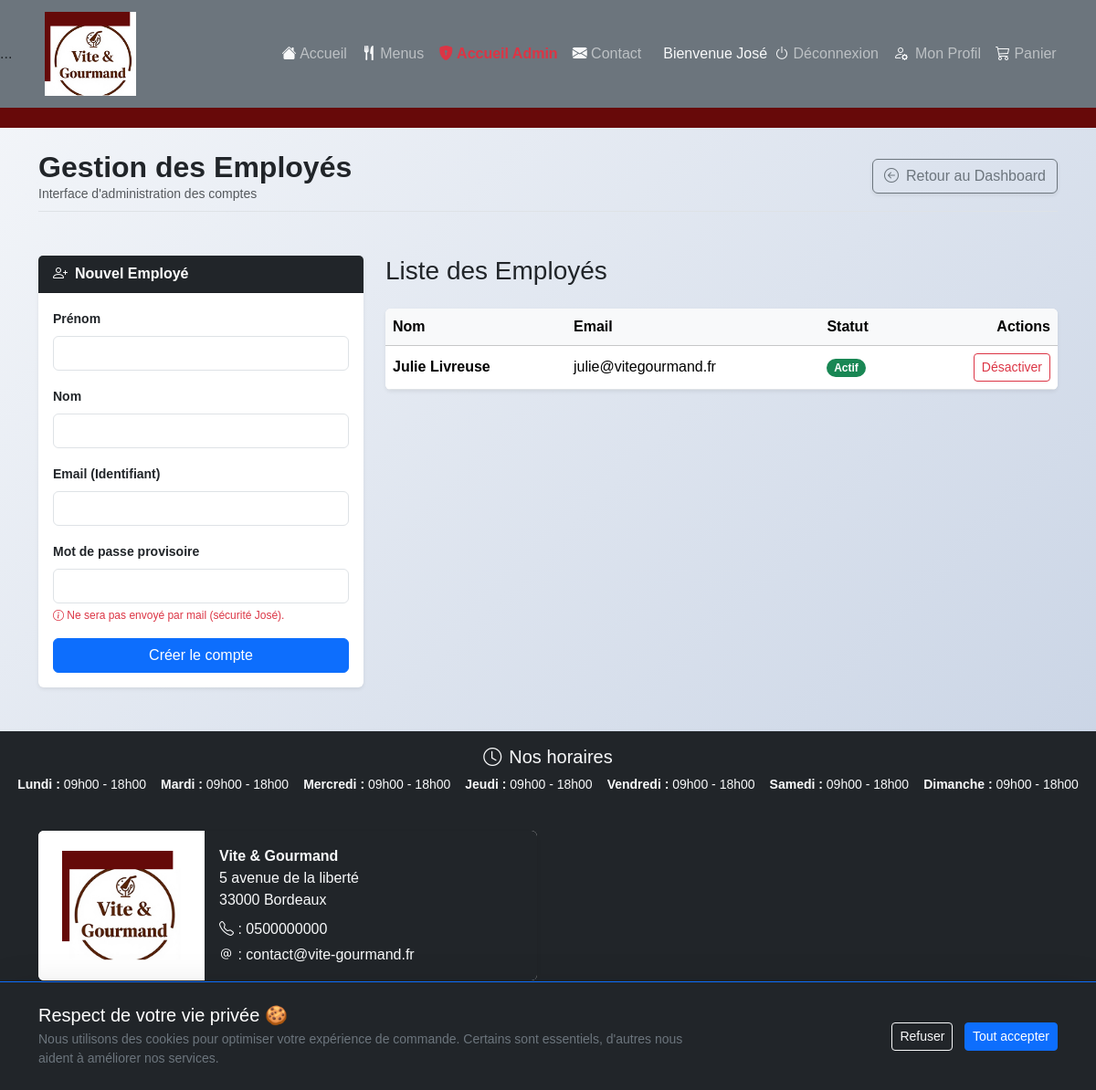
Page /admin/admin_users.php (signed in) on the committed database.
### tables this page shows
CREATE TABLE `users` (
  `id` int(11) NOT NULL,
  `firstname` varchar(100) NOT NULL,
  `lastname` varchar(100) NOT NULL,
  `address` varchar(255) NOT NULL,
  `city` varchar(100) NOT NULL,
  `zip_code` varchar(10) NOT NULL,
  `phone` varchar(20) NOT NULL,
  `email` varchar(150) NOT NULL,
  `password` varchar(255) NOT NULL,
  `created_at` datetime DEFAULT current_timestamp(),
  `role_id` int(11) NOT NULL,
  `is_active` tinyint(1) DEFAULT 1,
  `reset_token` varchar(255) DEFAULT NULL,
  `reset_expires_at` datetime DEFAULT NULL
);

CREATE TABLE `opening_hours` (
  `id` int(11) NOT NULL,
  `day_name` varchar(20) NOT NULL,
  `open_time` time DEFAULT '09:00:00',
  `close_time` time DEFAULT '18:00:00',
  `is_closed` tinyint(1) DEFAULT 0
);

### admin/admin_users.php (the view, shortened to what this page needs)
<?php
$database = new Database();
$db = $database->getConnection();
$query = "SELECT u.id, u.firstname, u.lastname, u.email, u.is_active
          FROM users u
          JOIN roles r ON u.role_id = r.id
          WHERE r.name = 'employee'";
$employees = $db->query($query)->fetchAll(PDO::FETCH_ASSOC);
include '../includes/header.php';
include '../includes/navbar.php';
?>
<div class="container mt-4">
    <div class="d-flex justify-content-between align-items-center mb-4 pb-2 border-bottom">
        <div>
            <h2 class="fw-bold mb-0">Gestion des Employés</h2>
            <p class="text-muted small mb-0">Interface d'administration des comptes</p>
        </div>
        <a href="admin_dashboard.php" class="btn btn-outline-secondary shadow-sm">
            <i class="bi bi-arrow-left-circle me-2"></i>Retour au Dashboard
        </a>
    </div>
</div>
<div class="container my-5">
    <div class="row">
        <div class="col-md-4">
            <div class="card shadow-sm border-0">
                <div class="card-header bg-dark text-white fw-bold">
                    <i class="bi bi-person-plus me-2"></i>Nouvel Employé
                </div>
                <div class="card-body">
                    <form action="../ajax/create_employee.php" method="POST">
                        <div class="mb-3">
                            <label class="form-label small fw-bold">Prénom</label>
                            <input type="text" name="firstname" class="form-control" required>
                        </div>
                        <div class="mb-3">
                            <label class="form-label small fw-bold">Nom</label>
                            <input type="text" name="lastname" class="form-control" required>
                        </div>
                        <div class="mb-3">
                            <label class="form-label small fw-bold">Email (Identifiant)</label>
                            <input type="email" name="email" class="form-control" required>
                        </div>
                        <div class="mb-3">
                            <label class="form-label small fw-bold">Mot de passe provisoire</label>
                            <input type="password" name="password" class="form-control" required>
                            <div class="form-text text-danger" style="font-size: 0.75rem;">
                                <i class="bi bi-info-circle"></i> Ne sera pas envoyé par mail (sécurité José).
                            </div>
                        </div>
                        <button type="submit" class="btn btn-primary w-100">Créer le compte</button>
                    </form>
                </div>
            </div>
        </div>
        <div class="col-md-8">
            <h3 class="mb-4">Liste des Employés</h3>
            <div class="table-responsive bg-white shadow-sm rounded">
                <table class="table table-hover align-middle mb-0">
                    <thead class="table-light">
                        <tr>
                            <th>Nom</th>
                            <th>Email</th>
                            <th>Statut</th>
                            <th class="text-end">Actions</th>
                        </tr>
                    </thead>
                    <tbody>
                        <?php foreach ($employees as $emp): ?>
                            <tr>
                                <td><strong><?= htmlspecialchars($emp['firstname'] . ' ' . $emp['lastname']) ?></strong></td>
                                <td><?= htmlspecialchars($emp['email']) ?></td>
                                <td>
                                    <span class="badge rounded-pill bg-<?= $emp['is_active'] ? 'success' : 'danger' ?>">
                                        <?= $emp['is_active'] ? 'Actif' : 'Inactif' ?>
                                    </span>
                                </td>
                                <td class="text-end">
                                    <form action="../ajax/toggle_user.php" method="POST" style="display:inline;">
                                        <button type="submit" class="btn btn-sm <?= $emp['is_active'] ? 'btn-outline-danger' : 'btn-outline-success' ?>">
                                            <?= $emp['is_active'] ? 'Désactiver' : 'Activer' ?>
                                        </button>
                                    </form>
                                </td>
                            </tr>
                        <?php endforeach; ?>
                    </tbody>
                </table>
            </div>
        </div>
    </div>
</div>
<?php
include '../includes/footer.php';
?>

### includes/footer.php (shortened to what this page needs)
<?php
$opening_hours = [];
if (isset($db)) {
    $stmtFooter = $db->query("SELECT * FROM opening_hours ORDER BY id ASC");
    $opening_hours = $stmtFooter->fetchAll();
}
?>
<footer class="bg-dark text-light mt-5">
    <div class="text-center py-3">
        <h5><i class="bi bi-clock me-2"></i>Nos horaires</h5>
        <div class="d-flex flex-wrap justify-content-center gap-3 small">
            <?php foreach ($opening_hours as $hour): ?>
                <span>
                    <strong><?= $hour['day_name'] ?> :</strong>
                    <?php if ($hour['is_closed']): ?>
                        <span class="text-danger">Fermé</span>
                    <?php else: ?>
                        <?= date('H\hi', strtotime($hour['open_time'])) ?> - <?= date('H\hi', strtotime($hour['close_time'])) ?>
                    <?php endif; ?>
                </span>
            <?php endforeach; ?>
        </div>
    </div>
    <?php if (!isset($_COOKIE['cookie_consent'])): ?>
        <div id="cookie-banner" class="fixed-bottom bg-dark text-white p-4 shadow-lg border-top border-primary" style="z-index: 9999;">
            <div class="container">
                <div class="row align-items-center">
                    <div class="col-md-8">
                        <h5 class="mb-1">Respect de votre vie priv&eacute;e 🍪</h5>
                        <p class="small mb-0 text-secondary">
                            Nous utilisons des cookies pour optimiser votre exp&eacute;rience de commande.
                            Certains sont essentiels, d'autres nous aident &agrave; am&eacute;liorer nos services.
                        </p>
                    </div>
                    <div class="col-md-4 text-md-end mt-3 mt-md-0">
                        <a href="../ajax/set_cookie.php?choice=refused" class="btn btn-outline-light btn-sm me-2">Refuser</a>
                        <a href="../ajax/set_cookie.php?choice=accepted" class="btn btn-primary btn-sm">Tout accepter</a>
                    </div>
                </div>
            </div>
        </div>
    <?php endif; ?>
    <div class="container py-4">
        <div class="row">
            <div class="col-lg-6 col-md-8 mx-auto mx-lg-0">
                <div class="card row g-0 flex-column flex-lg-row overflow-hidden border-secondary">
                    <div class="col-lg-4 bg-white d-flex align-items-center justify-content-center p-2">
                        <img class="img-fluid" src="/assets/img/imgAcc/logo.ico" alt="logo" style="max-height: 120px;" />
                    </div>
                    <div class="col-lg-8 card-body bg-dark text-light">
                        <p class="mb-2"><strong>Vite & Gourmand</strong><br> 5 avenue de la liberté <br> 33000 Bordeaux</p>
                        <p class="mb-1"><i class="bi bi-telephone"></i> : 0500000000 </p>
                        <p class="mb-0"><i class="bi bi-at"></i> : contact@vite-gourmand.fr</p>
                    </div>
                </div>
            </div>
        </div>
        <div class="text-end py-2 mt-3">
            <a href="/" class="text-light me-2">Accueil</a>
            <a href="/contact.php" class="text-light me-2">Contact</a>
            <a href="/mentions-legales.php" class="text-light me-2">Mentions légales</a>
            <a href="/cgv.php" class="text-light">CGV</a>
        </div>
    </div>
    <div class="text-center py-2" style="background-color: #660909;">
    </div>
</footer>
</body>
</html>

### assets/css/style.css (style rules this page uses)
body { font-family: Arial, sans-serif; background: linear-gradient(135deg, #f5f7fa 0%, #c3cfe2 100%); min-height: 100vh; }
.card { border: none; box-shadow: 0 0.125rem 0.25rem rgba(0, 0, 0, 0.075); }

### rows in the picture
users: firstname+lastname "Julie Livreuse", email "julie@vitegourmand.fr", is_active "Actif"
opening_hours: day_name "Lundi", open_time "09h00", close_time "18h00"
opening_hours: day_name "Mardi", open_time "09h00", close_time "18h00"
opening_hours: day_name "Mercredi", open_time "09h00", close_time "18h00"
opening_hours: day_name "Jeudi", open_time "09h00", close_time "18h00"
opening_hours: day_name "Vendredi", open_time "09h00", close_time "18h00"
opening_hours: day_name "Samedi", open_time "09h00", close_time "18h00"
opening_hours: day_name "Dimanche", open_time "09h00", close_time "18h00"

### other values in the picture
$_SESSION['user']['firstname'] "José"
